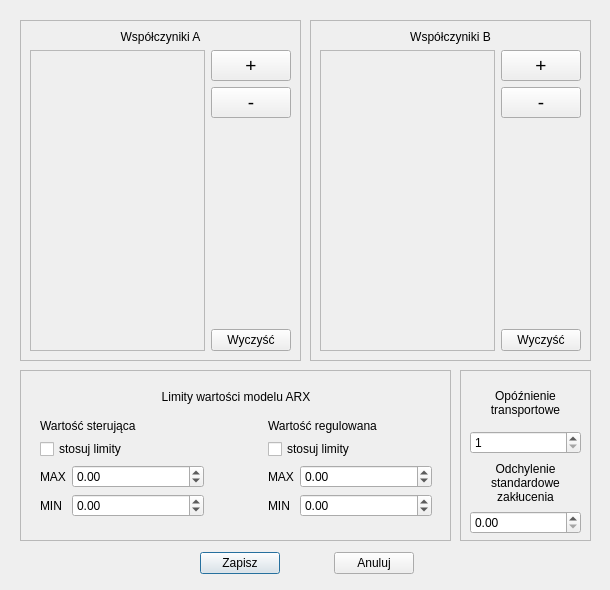
<?xml version="1.0" encoding="UTF-8"?>
<ui version="4.0">
 <class>ARX_Settings</class>
 <widget class="QDialog" name="ARX_Settings">
  <property name="geometry">
   <rect>
    <x>0</x>
    <y>0</y>
    <width>610</width>
    <height>590</height>
   </rect>
  </property>
  <property name="sizePolicy">
   <sizepolicy hsizetype="Fixed" vsizetype="Fixed">
    <horstretch>0</horstretch>
    <verstretch>0</verstretch>
   </sizepolicy>
  </property>
  <property name="minimumSize">
   <size>
    <width>610</width>
    <height>590</height>
   </size>
  </property>
  <property name="maximumSize">
   <size>
    <width>610</width>
    <height>590</height>
   </size>
  </property>
  <property name="windowTitle">
   <string>Dialog</string>
  </property>
  <widget class="QWidget" name="layoutWidget">
   <property name="geometry">
    <rect>
     <x>200</x>
     <y>550</y>
     <width>214</width>
     <height>26</height>
    </rect>
   </property>
   <layout class="QHBoxLayout" name="horizontalLayout">
    <item>
     <widget class="QPushButton" name="Button_save">
      <property name="text">
       <string>Zapisz</string>
      </property>
     </widget>
    </item>
    <item>
     <spacer name="horizontalSpacer">
      <property name="orientation">
       <enum>Qt::Orientation::Horizontal</enum>
      </property>
      <property name="sizeHint" stdset="0">
       <size>
        <width>40</width>
        <height>20</height>
       </size>
      </property>
     </spacer>
    </item>
    <item>
     <widget class="QPushButton" name="Button_cancel">
      <property name="text">
       <string>Anuluj</string>
      </property>
     </widget>
    </item>
   </layout>
  </widget>
  <widget class="QFrame" name="frame_3">
   <property name="geometry">
    <rect>
     <x>460</x>
     <y>370</y>
     <width>131</width>
     <height>171</height>
    </rect>
   </property>
   <property name="frameShape">
    <enum>QFrame::Shape::StyledPanel</enum>
   </property>
   <property name="frameShadow">
    <enum>QFrame::Shadow::Raised</enum>
   </property>
   <widget class="QWidget" name="layoutWidget">
    <property name="geometry">
     <rect>
      <x>10</x>
      <y>10</y>
      <width>111</width>
      <height>154</height>
     </rect>
    </property>
    <layout class="QVBoxLayout" name="verticalLayout_16">
     <item>
      <layout class="QVBoxLayout" name="verticalLayout_14">
       <item>
        <widget class="QLabel" name="label_4">
         <property name="text">
          <string>Opóźnienie transportowe</string>
         </property>
         <property name="alignment">
          <set>Qt::AlignmentFlag::AlignCenter</set>
         </property>
         <property name="wordWrap">
          <bool>true</bool>
         </property>
        </widget>
       </item>
       <item>
        <widget class="QSpinBox" name="spin_transport_delay">
         <property name="minimum">
          <number>1</number>
         </property>
         <property name="maximum">
          <number>999</number>
         </property>
         <property name="value">
          <number>1</number>
         </property>
        </widget>
       </item>
      </layout>
     </item>
     <item>
      <layout class="QVBoxLayout" name="verticalLayout_15">
       <item>
        <widget class="QLabel" name="label_11">
         <property name="text">
          <string>Odchylenie standardowe zakłucenia</string>
         </property>
         <property name="alignment">
          <set>Qt::AlignmentFlag::AlignCenter</set>
         </property>
         <property name="wordWrap">
          <bool>true</bool>
         </property>
        </widget>
       </item>
       <item>
        <widget class="QDoubleSpinBox" name="double_spin_standard_dev"/>
       </item>
      </layout>
     </item>
    </layout>
   </widget>
  </widget>
  <widget class="QFrame" name="frame_4">
   <property name="geometry">
    <rect>
     <x>20</x>
     <y>370</y>
     <width>431</width>
     <height>171</height>
    </rect>
   </property>
   <property name="frameShape">
    <enum>QFrame::Shape::StyledPanel</enum>
   </property>
   <property name="frameShadow">
    <enum>QFrame::Shadow::Raised</enum>
   </property>
   <widget class="QWidget" name="layoutWidget">
    <property name="geometry">
     <rect>
      <x>20</x>
      <y>10</y>
      <width>392</width>
      <height>137</height>
     </rect>
    </property>
    <layout class="QVBoxLayout" name="verticalLayout_13">
     <item>
      <widget class="QLabel" name="label_3">
       <property name="text">
        <string>Limity wartości modelu ARX</string>
       </property>
       <property name="alignment">
        <set>Qt::AlignmentFlag::AlignCenter</set>
       </property>
      </widget>
     </item>
     <item>
      <layout class="QHBoxLayout" name="horizontalLayout_8">
       <item>
        <layout class="QVBoxLayout" name="verticalLayout_11">
         <item>
          <widget class="QLabel" name="label_5">
           <property name="text">
            <string>Wartość sterująca</string>
           </property>
          </widget>
         </item>
         <item>
          <widget class="QCheckBox" name="checkBox_limit_ster">
           <property name="text">
            <string>stosuj limity</string>
           </property>
          </widget>
         </item>
         <item>
          <layout class="QHBoxLayout" name="horizontalLayout_4">
           <item>
            <widget class="QLabel" name="label_6">
             <property name="text">
              <string>MAX</string>
             </property>
            </widget>
           </item>
           <item>
            <widget class="QDoubleSpinBox" name="doubleSpinBox_limit_max_ster">
             <property name="minimumSize">
              <size>
               <width>132</width>
               <height>0</height>
              </size>
             </property>
             <property name="minimum">
              <double>-9999.000000000000000</double>
             </property>
             <property name="maximum">
              <double>9999.000000000000000</double>
             </property>
            </widget>
           </item>
          </layout>
         </item>
         <item>
          <layout class="QHBoxLayout" name="horizontalLayout_5">
           <item>
            <widget class="QLabel" name="label_7">
             <property name="text">
              <string>MIN</string>
             </property>
            </widget>
           </item>
           <item>
            <widget class="QDoubleSpinBox" name="doubleSpinBox_limit_min_ster">
             <property name="minimumSize">
              <size>
               <width>132</width>
               <height>0</height>
              </size>
             </property>
             <property name="minimum">
              <double>-9999.000000000000000</double>
             </property>
             <property name="maximum">
              <double>9999.000000000000000</double>
             </property>
            </widget>
           </item>
          </layout>
         </item>
        </layout>
       </item>
       <item>
        <spacer name="horizontalSpacer_2">
         <property name="orientation">
          <enum>Qt::Orientation::Horizontal</enum>
         </property>
         <property name="sizeHint" stdset="0">
          <size>
           <width>40</width>
           <height>20</height>
          </size>
         </property>
        </spacer>
       </item>
       <item>
        <layout class="QVBoxLayout" name="verticalLayout_12">
         <item>
          <widget class="QLabel" name="label_8">
           <property name="text">
            <string>Wartość regulowana</string>
           </property>
          </widget>
         </item>
         <item>
          <widget class="QCheckBox" name="checkBox_limit_reg">
           <property name="text">
            <string>stosuj limity</string>
           </property>
          </widget>
         </item>
         <item>
          <layout class="QHBoxLayout" name="horizontalLayout_6">
           <item>
            <widget class="QLabel" name="label_9">
             <property name="text">
              <string>MAX</string>
             </property>
            </widget>
           </item>
           <item>
            <widget class="QDoubleSpinBox" name="doubleSpinBox_limit_max_reg">
             <property name="minimumSize">
              <size>
               <width>132</width>
               <height>0</height>
              </size>
             </property>
             <property name="minimum">
              <double>-9999.000000000000000</double>
             </property>
             <property name="maximum">
              <double>9999.000000000000000</double>
             </property>
            </widget>
           </item>
          </layout>
         </item>
         <item>
          <layout class="QHBoxLayout" name="horizontalLayout_7">
           <item>
            <widget class="QLabel" name="label_10">
             <property name="text">
              <string>MIN</string>
             </property>
            </widget>
           </item>
           <item>
            <widget class="QDoubleSpinBox" name="doubleSpinBox_limit_min_reg">
             <property name="minimumSize">
              <size>
               <width>132</width>
               <height>0</height>
              </size>
             </property>
             <property name="minimum">
              <double>-9999.000000000000000</double>
             </property>
             <property name="maximum">
              <double>9999.000000000000000</double>
             </property>
            </widget>
           </item>
          </layout>
         </item>
        </layout>
       </item>
      </layout>
     </item>
    </layout>
   </widget>
  </widget>
  <widget class="QWidget" name="layoutWidget">
   <property name="geometry">
    <rect>
     <x>310</x>
     <y>20</y>
     <width>281</width>
     <height>341</height>
    </rect>
   </property>
   <layout class="QVBoxLayout" name="verticalLayout_3">
    <item>
     <widget class="QFrame" name="frame_2">
      <property name="frameShape">
       <enum>QFrame::Shape::StyledPanel</enum>
      </property>
      <property name="frameShadow">
       <enum>QFrame::Shadow::Raised</enum>
      </property>
      <layout class="QVBoxLayout" name="verticalLayout_8">
       <item>
        <layout class="QVBoxLayout" name="verticalLayout_9">
         <item>
          <widget class="QLabel" name="label_2">
           <property name="maximumSize">
            <size>
             <width>16777215</width>
             <height>20</height>
            </size>
           </property>
           <property name="text">
            <string>Współczyniki B</string>
           </property>
           <property name="alignment">
            <set>Qt::AlignmentFlag::AlignCenter</set>
           </property>
          </widget>
         </item>
         <item>
          <layout class="QVBoxLayout" name="verticalLayout_10">
           <item>
            <layout class="QHBoxLayout" name="horizontalLayout_3">
             <item>
              <widget class="QScrollArea" name="scrollArea_wsp_B">
               <property name="widgetResizable">
                <bool>true</bool>
               </property>
               <widget class="QWidget" name="scrollAreaWidgetContents_2">
                <property name="geometry">
                 <rect>
                  <x>0</x>
                  <y>0</y>
                  <width>98</width>
                  <height>28</height>
                 </rect>
                </property>
               </widget>
              </widget>
             </item>
             <item>
              <layout class="QVBoxLayout" name="verticalLayout_4">
               <item>
                <widget class="QPushButton" name="button_wsp_B_add">
                 <property name="font">
                  <font>
                   <pointsize>14</pointsize>
                  </font>
                 </property>
                 <property name="text">
                  <string>+</string>
                 </property>
                </widget>
               </item>
               <item>
                <widget class="QPushButton" name="button_wsp_B_del">
                 <property name="font">
                  <font>
                   <pointsize>14</pointsize>
                  </font>
                 </property>
                 <property name="text">
                  <string>-</string>
                 </property>
                </widget>
               </item>
               <item>
                <spacer name="verticalSpacer_2">
                 <property name="orientation">
                  <enum>Qt::Orientation::Vertical</enum>
                 </property>
                 <property name="sizeHint" stdset="0">
                  <size>
                   <width>20</width>
                   <height>60</height>
                  </size>
                 </property>
                </spacer>
               </item>
               <item>
                <widget class="QPushButton" name="button_wsp_B_clear">
                 <property name="text">
                  <string>Wyczyść</string>
                 </property>
                </widget>
               </item>
              </layout>
             </item>
            </layout>
           </item>
          </layout>
         </item>
        </layout>
       </item>
      </layout>
     </widget>
    </item>
   </layout>
  </widget>
  <widget class="QWidget" name="layoutWidget">
   <property name="geometry">
    <rect>
     <x>20</x>
     <y>20</y>
     <width>281</width>
     <height>341</height>
    </rect>
   </property>
   <layout class="QVBoxLayout" name="verticalLayout_2">
    <item>
     <widget class="QFrame" name="frame">
      <property name="frameShape">
       <enum>QFrame::Shape::StyledPanel</enum>
      </property>
      <property name="frameShadow">
       <enum>QFrame::Shadow::Raised</enum>
      </property>
      <layout class="QVBoxLayout" name="verticalLayout_7">
       <item>
        <layout class="QVBoxLayout" name="verticalLayout_6">
         <item>
          <widget class="QLabel" name="label">
           <property name="maximumSize">
            <size>
             <width>16777215</width>
             <height>20</height>
            </size>
           </property>
           <property name="text">
            <string>Współczyniki A</string>
           </property>
           <property name="alignment">
            <set>Qt::AlignmentFlag::AlignCenter</set>
           </property>
          </widget>
         </item>
         <item>
          <layout class="QVBoxLayout" name="verticalLayout_5">
           <item>
            <layout class="QHBoxLayout" name="horizontalLayout_2">
             <item>
              <widget class="QScrollArea" name="scrollArea_wsp_A">
               <property name="widgetResizable">
                <bool>true</bool>
               </property>
               <widget class="QWidget" name="scrollAreaWidgetContents">
                <property name="geometry">
                 <rect>
                  <x>0</x>
                  <y>0</y>
                  <width>98</width>
                  <height>28</height>
                 </rect>
                </property>
               </widget>
              </widget>
             </item>
             <item>
              <layout class="QVBoxLayout" name="verticalLayout">
               <item>
                <widget class="QPushButton" name="button_wsp_A_add">
                 <property name="font">
                  <font>
                   <pointsize>14</pointsize>
                  </font>
                 </property>
                 <property name="text">
                  <string>+</string>
                 </property>
                </widget>
               </item>
               <item>
                <widget class="QPushButton" name="button_wsp_A_del">
                 <property name="font">
                  <font>
                   <pointsize>14</pointsize>
                  </font>
                 </property>
                 <property name="text">
                  <string>-</string>
                 </property>
                </widget>
               </item>
               <item>
                <spacer name="verticalSpacer">
                 <property name="orientation">
                  <enum>Qt::Orientation::Vertical</enum>
                 </property>
                 <property name="sizeHint" stdset="0">
                  <size>
                   <width>20</width>
                   <height>60</height>
                  </size>
                 </property>
                </spacer>
               </item>
               <item>
                <widget class="QPushButton" name="button_wsp_A_clear">
                 <property name="text">
                  <string>Wyczyść</string>
                 </property>
                </widget>
               </item>
              </layout>
             </item>
            </layout>
           </item>
          </layout>
         </item>
        </layout>
       </item>
      </layout>
     </widget>
    </item>
   </layout>
  </widget>
 </widget>
 <resources/>
 <connections/>
</ui>
